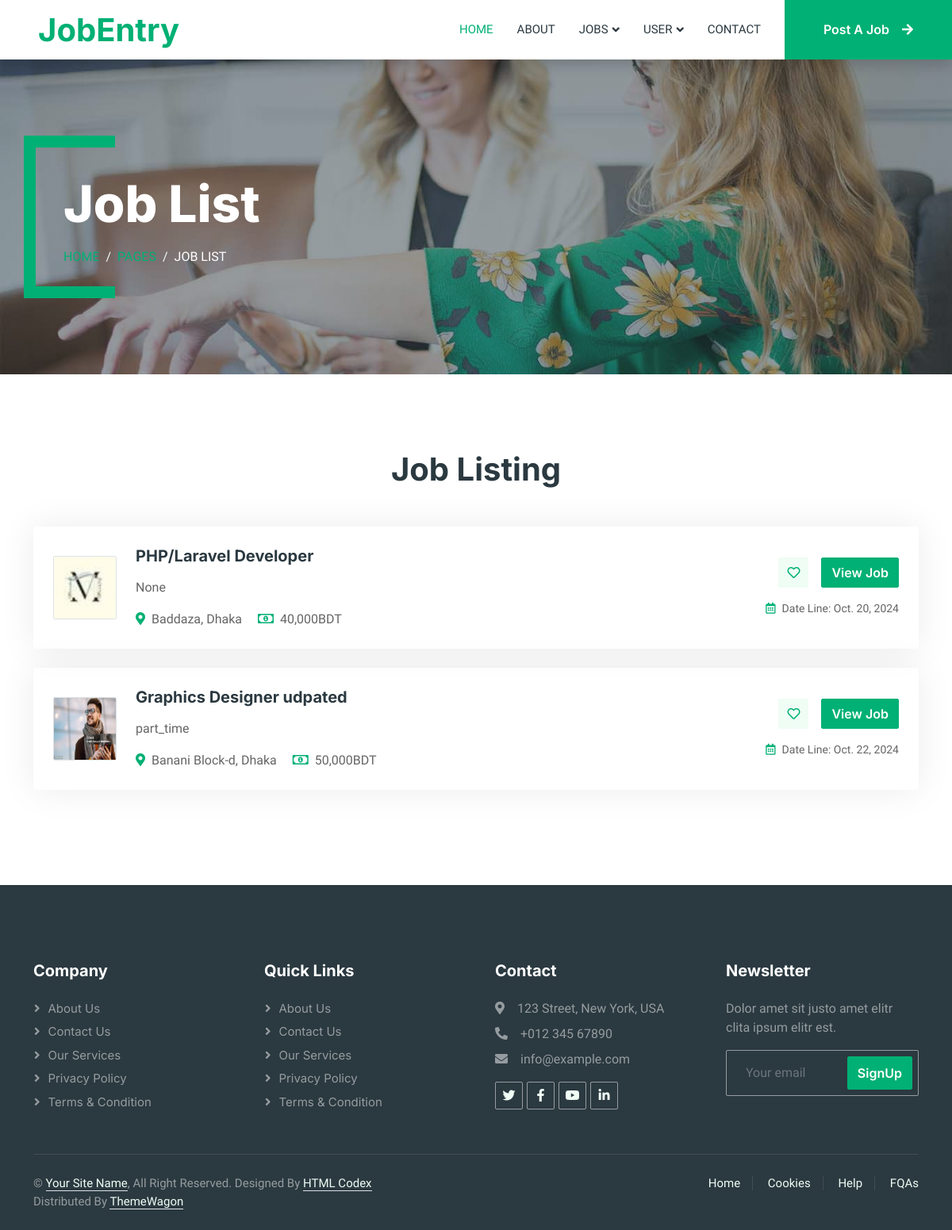
The page /created_job_by_recruiter/ (signed in) on the database its author committed.
### App/models.py (models this page shows, shortened)
class JobModel(models.Model):
    user = models.ForeignKey(CustomUser, on_delete=models.CASCADE, null=True)
    job_title = models.CharField(max_length=50, null=True)
    JOB_TYPES = [
        ('full_time', 'Full-time'),
        ('part_time', 'Part-time'),
        ('internship', 'Internship'),
        ('freelance', 'Freelance'),
    ]
    job_type = models.CharField(max_length=100, choices=JOB_TYPES, null=True)
    job_description = models.TextField(max_length=500, null=True)
    company_logo = models.ImageField(upload_to="media/cv",null=True)
    company_name = models.CharField(max_length=50, null=True)
    job_location = models.CharField(max_length=100, null=True)
    salary = models.CharField(max_length=50, null=True)
    create_at = models.DateField(auto_now=True, null=True)
    update_at = models.DateField(auto_now_add=True, null=True)
    deadline = models.DateField(null=True)
    qualifications = models.CharField(max_length=200, null=True)

### myProject/views.py (the view)
# urls.py: path('created_job_by_recruiter/', createdJobByRecruiter, name='created_job_by_recruiter'),
@login_required
def createdJobByRecruiter(req):
    if req.user.user_type == 'recruiter':
        current_user =  req.user
        job = JobModel.objects.filter(user=current_user)
        context = {
            'jobs':job
        }
    return render(req, "myAdmin/createdJobByRecruiter.html", context)

### templates/myAdmin/createdJobByRecruiter.html (shortened to what this page needs)
{% extends "common/master.html" %}
{% block body %}
{% include 'layouts/navbar.html' %}
        <div class="container-xxl py-5 bg-dark page-header mb-5">
            <div class="container my-5 pt-5 pb-4">
                <h1 class="display-3 text-white mb-3 animated slideInDown">Job List</h1>
                <nav aria-label="breadcrumb">
                    <ol class="breadcrumb text-uppercase">
                        <li class="breadcrumb-item"><a href="#">Home</a></li>
                        <li class="breadcrumb-item"><a href="#">Pages</a></li>
                        <li class="breadcrumb-item text-white active" aria-current="page">Job List</li>
                    </ol>
                </nav>
            </div>
        </div>
        <div class="container-xxl py-5">
            <div class="container">
                <h1 class="text-center mb-5 wow fadeInUp" data-wow-delay="0.1s">Job Listing</h1>
                <div class="tab-class text-center wow fadeInUp" data-wow-delay="0.3s">
                    <div class="tab-content">
                        <div id="tab-1" class="tab-pane fade show p-0 active">
                            {% for data in jobs %}
                            <div class="job-item p-4 mb-4">
                                <div class="row g-4">
                                    <div class="col-sm-12 col-md-8 d-flex align-items-center">
                                        <img class="flex-shrink-0 img-fluid border rounded" src="/{{data.company_logo}}" alt="" style="width: 80px; height: 80px;">
                                        <div class="text-start ps-4">
                                            <h5 class="mb-3">{{data.job_title}}</h5>
                                            <p class="text-truncate">{{data.job_type}}</p>
                                            <span class="text-truncate me-3"><i class="fa fa-map-marker-alt text-primary me-2"></i>{{data.job_location}}</span>
                                            <span class="text-truncate me-0"><i class="far fa-money-bill-alt text-primary me-2"></i>{{data.salary}}BDT</span>
                                        </div>
                                    </div>
                                    <div class="col-sm-12 col-md-4 d-flex flex-column align-items-start align-items-md-end justify-content-center">
                                        <div class="d-flex mb-3">
                                            <a class="btn btn-light btn-square me-3" href=""><i class="far fa-heart text-primary"></i></a>
                                            <a class="btn btn-primary" href="{% url 'view_job' data.id %}">View Job</a>
                                        </div>
                                        <small class="text-truncate"><i class="far fa-calendar-alt text-primary me-2"></i>Date Line: {{data.deadline}}</small>
                                    </div>
                                </div>
                            </div>
                            {% endfor %}
                        </div>
                    </div>
                </div>
            </div>
        </div>
        {% include 'layouts/footer.html' %}
{% endblock body %}

### static/css/style.css (style rules this page uses)
:root { --primary: #00B074; --secondary: #2B9BFF; --light: #EFFDF5; --dark: #2B3940; }
.btn { font-family: 'Inter', sans-serif; font-weight: 600; transition: .5s; }
.btn.btn-primary, .btn.btn-secondary { color: #FFFFFF; }
.btn-square { width: 38px; height: 38px; }
.btn-square, .btn-sm-square, .btn-lg-square { padding: 0; display: flex; align-items: center; justify-content: center; font-weight: normal; border-radius: 2px; }
.header-carousel .container, .page-header .container { position: relative; padding: 45px 0 45px 35px; border-left: 15px solid var(--primary); }
.header-carousel .container::before, .header-carousel .container::after, .page-header .container::before, .page-header .container::after { position: absolute; content: ""; top: 0; left: 0; width: 100px; height: 15px; background: var(--primary); }
.header-carousel .container::after, .page-header .container::after { top: 100%; margin-top: -15px; }
.page-header { background: linear-gradient(rgba(43, 57, 64, .5), rgba(43, 57, 64, .5)), url(../img/carousel-1.jpg) center center no-repeat; background-size: cover; }
.breadcrumb-item + .breadcrumb-item::before { color: var(--light); }
.job-item { border: 1px solid transparent; border-radius: 2px; box-shadow: 0 0 45px rgba(0, 0, 0, .08); transition: .5s; }

### rows shown on the page
JobModel: company_logo (picture), job_title "PHP/Laravel Developer", job_type "None", job_location "Baddaza, Dhaka", salary "40,000", deadline "Oct. 20, 2024"
JobModel: company_logo (picture), job_title "Graphics Designer udpated", job_type "part_time", job_location "Banani Block-d, Dhaka", salary "50,000", deadline "Oct. 22, 2024"
